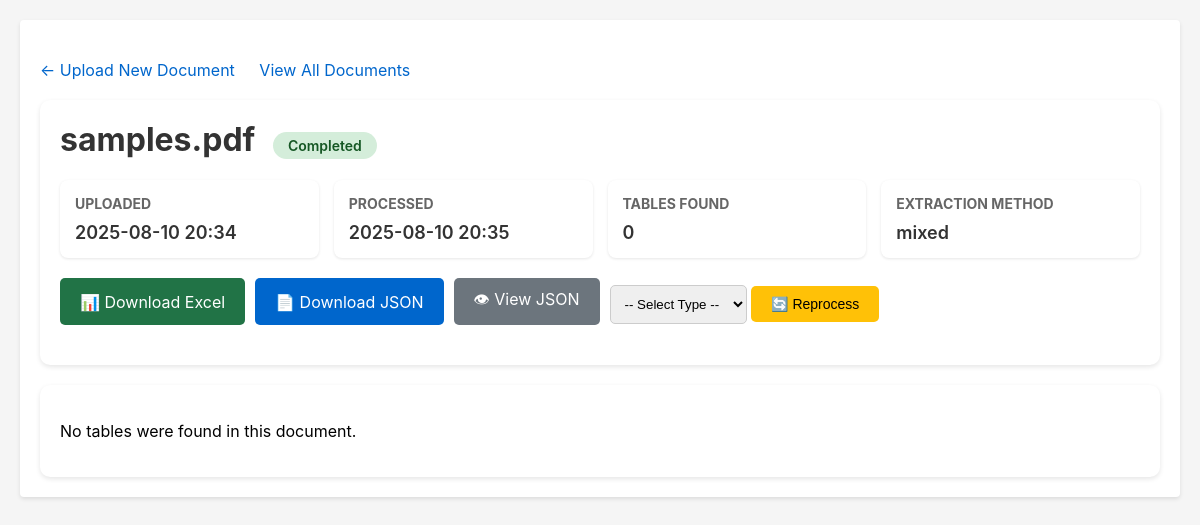
The app's page /document/11/ with its own data.
### ocrapp/models.py (models this page shows, shortened)
class Document(models.Model):
    STATUS_CHOICES = [
        ('PENDING', 'Pending Processing'),
        ('PROCESSING', 'Processing'),
        ('COMPLETED', 'Completed'),
        ('FAILED', 'Failed'),
    ]
    file = models.FileField(
        upload_to='uploads/%Y/%m/%d/',
        help_text="Uploaded PDF file"
    )
    original_filename = models.CharField(
        max_length=255,
        help_text="Original name of the uploaded file"
    )
    document_type = models.ForeignKey(
        DocumentType,
        on_delete=models.SET_NULL,
        null=True,
        blank=True,
        help_text="Type of document (NPT, Rebut, Defauts, Kosu)"
    )
    status = models.CharField(
        max_length=20,
        choices=STATUS_CHOICES,
        default='PENDING',
        help_text="Current processing status"
    )
    error_message = models.TextField(
        blank=True,
        help_text="Error message if processing failed"
    )
    extracted_data = models.JSONField(
        default=dict,
        blank=True,
        help_text="Extracted table data in JSON format"
    )
    table_count = models.IntegerField(
        default=0,
        help_text="Number of tables extracted"
    )
    excel_file = models.FileField(
        upload_to='exports/excel/%Y/%m/%d/',
        blank=True,
        null=True,
        help_text="Generated Excel file"
    )
    json_file = models.FileField(
        upload_to='exports/json/%Y/%m/%d/',
        blank=True,
        null=True,
        help_text="Generated JSON file"
    )
    uploaded_at = models.DateTimeField(auto_now_add=True)
    processed_at = models.DateTimeField(null=True, blank=True)
    class Meta:
        verbose_name = 'Document'
        verbose_name_plural = 'Documents'
        ordering = ['-uploaded_at']

### ocrapp/views.py (the view)
# urls.py: path('document/<int:pk>/', views.document_detail, name='document_detail'),
def document_detail(request: HttpRequest, pk: int) -> HttpResponse:
    document = get_object_or_404(Document, pk=pk)
    extracted_data = document.extracted_data
    tables = extracted_data.get('tables', []) if extracted_data else []
    context = {
        'document': document,
        'extracted_data': extracted_data,
        'tables': tables,
        'has_excel': bool(document.excel_file),
        'has_json': bool(document.json_file),
    }
    return render(request, 'ocrapp/document_detail.html', context)

### ocrapp/templates/ocrapp/document_detail.html (shortened to what this page needs)
{% load static %}
<!DOCTYPE html>
<html lang="en">
<head>
    <link rel="stylesheet" href="{% static 'styles.css' %}">
</head>
<body>
    <div class="container">
        <div class="nav-links">
            <a href="{% url 'upload_file' %}">← Upload New Document</a>
            <a href="{% url 'document_list' %}">View All Documents</a>
        </div>
        <div class="header">
            <h1>{{ document.original_filename }}
                <span class="status-badge status-{{ document.status|lower }}">
                    {{ document.get_status_display }}
                </span>
            </h1>
            <div class="info-grid">
                <div class="info-card">
                    <h3>Uploaded</h3>
                    <p>{{ document.uploaded_at|date:"Y-m-d H:i" }}</p>
                </div>
                {% if document.processed_at %}
                <div class="info-card">
                    <h3>Processed</h3>
                    <p>{{ document.processed_at|date:"Y-m-d H:i" }}</p>
                </div>
                {% endif %}
                <div class="info-card">
                    <h3>Tables Found</h3>
                    <p>{{ document.table_count }}</p>
                </div>
                {% if extracted_data %}
                <div class="info-card">
                    <h3>Extraction Method</h3>
                    <p>{{ extracted_data.extraction_method|default:"Unknown" }}</p>
                </div>
                {% endif %}
            </div>
            <div class="export-buttons">
                {% if has_excel %}
                <a href="{% url 'download_excel' document.pk %}" class="btn btn-excel">
                    📊 Download Excel
                </a>
                {% endif %}
                {% if has_json %}
                <a href="{% url 'download_json' document.pk %}" class="btn btn-json">
                    📄 Download JSON
                </a>
                <a href="{% url 'view_json' document.pk %}" target="_blank" class="btn btn-view">
                    👁 View JSON
                </a>
                {% endif %}
                <form method="post" action="{% url 'reprocess_document' document.pk %}" style="display: inline;">
                    <select name="document_type" style="padding: 10px; border-radius: 5px; border: 1px solid #ccc;">
                        <option value="">-- Select Type --</option>
                    </select>
                    <button type="submit" class="btn btn-reprocess">🔄 Reprocess</button>
                </form>
            </div>
        </div>
        {% if tables %}
        <div class="tables-section">
            <h2>Extracted Tables</h2>
            {% for table in tables %}
            <div class="table-preview">
                <div class="table-header">
                    Table {{ forloop.counter }}
                    ({{ table.row_count }} rows × {{ table.column_count }} columns)
                    {% if table.type %}
                    - Type: {{ table.type }}
                    {% endif %}
                </div>
                <div class="table-content">
                    {% if table.data %}
                    <table>
                        {% if table.headers %}
                        <thead>
                            <tr>
                                {% for header in table.headers %}
                                <th>{{ header|default:"Column "|add:forloop.counter }}</th>
                                {% endfor %}
                            </tr>
                        </thead>
                        {% endif %}
                        <tbody>
                            {% for row in table.data|slice:":20" %}
                            <tr>
                                {% for key, value in row.items %}
                                <td>{{ value|default:"-" }}</td>
                                {% endfor %}
                            </tr>
                            {% endfor %}
                            {% if table.data|length > 20 %}
                            <tr>
                                <td colspan="{{ table.column_count }}" style="text-align: center; font-style: italic;">
                                    ... and {{ table.data|length|add:"-20" }} more rows
                                </td>
                            </tr>
                            {% endif %}
                        </tbody>
                    </table>
                    {% else %}
                    <p>No data available</p>
                    {% endif %}
                </div>
            </div>
            {% endfor %}
        </div>
        {% elif document.status == 'COMPLETED' %}
        <div class="tables-section">
            <p>No tables were found in this document.</p>
        </div>
        {% endif %}
    </div>
</body>
</html>

### static/styles.css (style rules this page uses)
body { font-family: Arial, sans-serif; background-color: #f5f5f5; margin: 0; padding: 0; }
.container { max-width: 800px; margin: 40px auto; padding: 20px; background-color: #fff; box-shadow: 0 2px 4px rgba(0, 0, 0, 0.1); border-radius: 4px; }
h1 { margin-top: 0; color: #333; }
button { background-color: #007bff; border: none; color: white; padding: 8px 16px; text-align: center; text-decoration: none; display: inline-block; font-size: 14px; margin-top: 8px; border-radius: 4px; cursor: pointer; }
a { color: #007bff; text-decoration: none; }

### ocrapp/templates/ocrapp/document_detail.html (style rules this page uses)
body { font-family: -apple-system, BlinkMacSystemFont, 'Segoe UI', Roboto, Oxygen, Ubuntu, sans-serif; background: #f5f5f5; margin: 0; padding: 20px; }
.container { max-width: 1200px; margin: 0 auto; }
.header { background: white; padding: 20px; border-radius: 10px; box-shadow: 0 2px 5px rgba(0,0,0,0.1); margin-bottom: 20px; }
.status-badge { display: inline-block; padding: 5px 15px; border-radius: 20px; font-size: 14px; font-weight: 600; margin-left: 10px; }
.status-completed { background: #d4edda; color: #155724; }
.export-buttons { display: flex; gap: 10px; margin: 20px 0; }
.btn { padding: 10px 20px; border: none; border-radius: 5px; text-decoration: none; display: inline-flex; align-items: center; gap: 8px; cursor: pointer; transition: all 0.3s; }
.btn-excel { background: #217346; color: white; }
.btn-json { background: #0066cc; color: white; }
.btn-view { background: #6c757d; color: white; }
.btn-reprocess { background: #ffc107; color: #000; }
.info-grid { display: grid; grid-template-columns: repeat(auto-fit, minmax(200px, 1fr)); gap: 15px; margin: 20px 0; }
.info-card { background: white; padding: 15px; border-radius: 8px; box-shadow: 0 1px 3px rgba(0,0,0,0.1); }
.info-card h3 { margin: 0 0 10px 0; color: #666; font-size: 14px; text-transform: uppercase; }
.info-card p { margin: 0; font-size: 18px; font-weight: 600; color: #333; }
.tables-section { background: white; padding: 20px; border-radius: 10px; box-shadow: 0 2px 5px rgba(0,0,0,0.1); margin-top: 20px; }
.nav-links { margin: 20px 0; }
.nav-links a { color: #0066cc; text-decoration: none; margin-right: 20px; }

### records on screen
Document: original_filename "samples.pdf", status "Completed", uploaded_at "2025-08-10 20:34", processed_at "2025-08-10 20:35", table_count "0"

### other values on screen
{{ extracted_data.extraction_method|default:"Unknown" }} "mixed"
